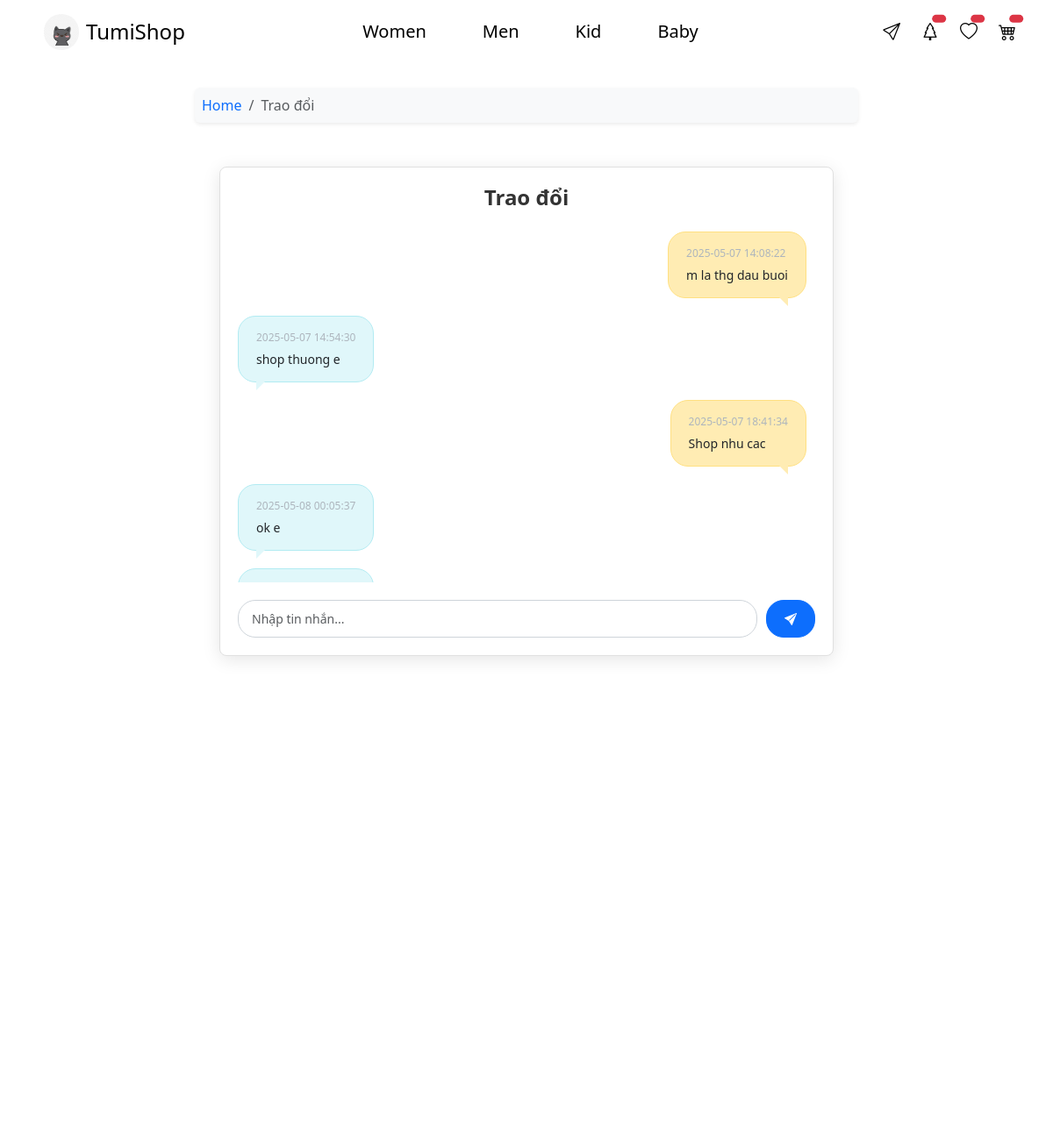
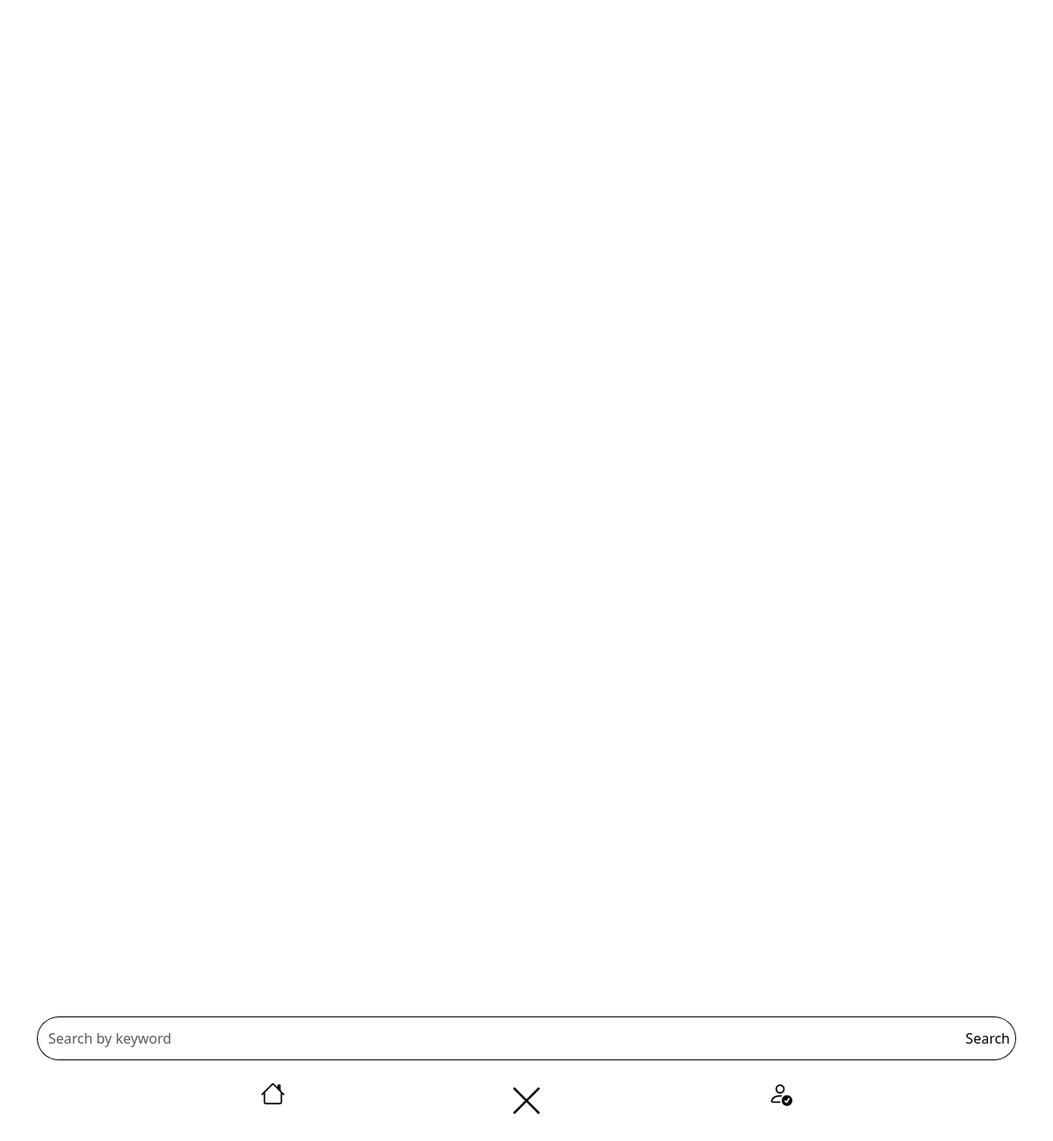
Page /index.php?page=tinnhanpage (signed in) on the committed database (2 pictures, top to bottom).
### tables this page shows
CREATE TABLE `phanloai` (
  `id_phanloai` int(11) NOT NULL,
  `name_phanloai` varchar(10) NOT NULL
);

CREATE TABLE `tinnhan` (
  `id` int(11) NOT NULL,
  `id_user` int(10) NOT NULL,
  `content` text NOT NULL,
  `created_at` datetime NOT NULL,
  `trangthai` tinyint(1) DEFAULT 0,
  `admin` int(11) NOT NULL
);

### dao/pdo.php (called while the page is built, shortened)
<?php
function pdo_get_connection(){
    $dburl = "mysql:host=localhost;dbname=tumiProject;charset=utf8";
    $username = 'root';
    $password = '';
    $conn = new PDO($dburl, $username, $password);
    $conn->setAttribute(PDO::ATTR_ERRMODE, PDO::ERRMODE_EXCEPTION);
    return $conn;
}
function pdo_query($sql){
    $sql_args = array_slice(func_get_args(), 1);
    try{
        $conn = pdo_get_connection();
        $stmt = $conn->prepare($sql);
        $stmt->execute($sql_args);
        $rows = $stmt->fetchAll();
        return $rows;
    }
    catch(PDOException $e){
        throw $e;
    }
    finally{
        unset($conn);
    }
}

### dao/danhmuc.php (called while the page is built, shortened)
<?php
require_once 'pdo.php';
function get_phanploai(){
    $sql = "SELECT *
            from phanloai
            -- join danhmuc
            -- on phanloai.id_phanloai = danhmuc.id_phanloai
            -- where id_phanloai !=0;
            ";
    return pdo_query($sql);
}

### dao/tinnhan.php (called while the page is built, shortened)
<?php
require_once 'pdo.php';
  function message_select_by_id($id_user, $id_admin){
      $sql = "SELECT *
      FROM tinnhan
      WHERE (id_user = ? AND admin = 83)
         OR (id_user = 83 AND admin = ?)
      ORDER BY created_at ASC;";
      return pdo_query($sql, $id_user, $id_admin);
  }
?>

### view/tinnhan.php (the view, shortened to what this page needs)
<?php
$html_tinnhan = '';
foreach ($allMessage as $eachMessage) {
    extract($eachMessage);
    if ($id_user != $_SESSION['session_user']['id_user']) {
        $html_tinnhan .= '
        <div class="chat-bubble customer">
            <div class="timestamp">
                ' . $created_at . '
            </div>
            <div>
                ' . $content . '
            </div>
        </div>
        ';
    } else {
        $html_tinnhan .= '
        <div class="chat-bubble admin">
            <div class="timestamp">
                ' . $created_at . '
            </div>
            <div>
                ' . $content . '
            </div>
        </div>
        ';
    }
}
if ($id_user == $_SESSION['session_user']['id_user']){
  if ($trangthai == 1){
    $html_tinnhan .= '
      <div class="d-flex" style="flex-direction: row; gap: 2px; justify-content: end">
        <i class="bi bi-eye" style="font-size: 14px"></i>
        <span class="timestamp">Đã xem</span>
      </div>
    ';
  }else{
    $html_tinnhan .= '
      <div class="d-flex" style="flex-direction: row; gap: 2px; justify-content: end">
        <i class="bi bi-check-all" style="font-size: 14px"></i>
        <span class="timestamp">Đã nhận</span>
      </div>
    ';
  }
}
  $html_breadcrumb = '';
  $html_breadcrumb .='<li class="breadcrumb-item"><a href="index.php">Home</a></li>
                      <li class="breadcrumb-item active" aria-current="page">Trao đổi</li>
                      ';
?>
<nav class="container" aria-label="breadcrumb" style=" margin-top: 100px; z-index: 1030;">
  <ol class="breadcrumb bg-light p-2 rounded shadow-sm">
    <?=$html_breadcrumb;?>
  </ol>
</nav>
<div class="chat-container">
  <h4 class="text-center mb-4">Trao đổi</h4>
  <div class="chat-messages">
    <?=$html_tinnhan;?>
  </div>
  <form action="index.php?page=tinnhan" method="post" id="messageForm">
  <div class="chat-input-container">
    <input type="text" class="form-control" placeholder="Nhập tin nhắn..." name="content" id="contentInput">
    <button class="btn btn-primary" name="tinnhan" type="submit">
      <i class="bi bi-send-fill text-white"></i>
    </button>
  </div>
</form>
</div>

### view/header1.php (shortened to what this page needs)
<?php
  $html_phanloai = '';
  foreach ($phanloai as $pl) {
    extract($pl);
    $html_phanloai .='
                      <li class="nav-item">
                      <a href="index.php?page='.$name_phanloai.'" class="nav-link"><span style="text-transform:capitalize;">'.$name_phanloai.'</span></a>
                      </li>
                    ';
  }
?>
<!DOCTYPE html>
<html lang="en">
<head>
  <link rel="stylesheet" href="https://cdn.jsdelivr.net/npm/swiper@11/swiper-bundle.min.css" />
  <link rel="stylesheet" href="layout/css/home1.css">
  <link href="https://cdn.jsdelivr.net/npm/bootstrap@5.3.3/dist/css/bootstrap.min.css" rel="stylesheet">
  <link rel="stylesheet" href="https://cdn.jsdelivr.net/npm/bootstrap-icons@1.11.3/font/bootstrap-icons.min.css">
  <link rel="stylesheet" href="https://cdn.datatables.net/1.13.4/css/jquery.dataTables.min.css">
  <link href="https://unpkg.com/aos@2.3.1/dist/aos.css" rel="stylesheet">
</head>
<body style="width: 65%; margin: 0 auto">
  <div class="container-fluid" style="margin-bottom: 100px;">
    <div class="container">
      <nav class="navbar fixed-top navbar-expand-lg" style="background: white;">
        <div class="container">
          <a class="navbar-brand d-flex justify-content-center align-items-center p-2 m-0 gap-2" href="index.php">
            <img src="layout/images/logo/cute.jpg" alt="Logo" style="width: 40px;" class="rounded-pill">
            <h4 class="logo-text m-0">TumiShop</h4>
          </a>
          <div class="offcanvas offcanvas-start" tabindex="-1" id="offcanvasNavbar" aria-labelledby="offcanvasNavbarLabel">
            <div class="offcanvas-body d-flex justify-content-sm-center align-items-center flex-column flex-lg-row">
              <ul class="navbar-nav justify-content-center flex-grow-1 pe-3 align-items-center align-items-sm-center gap-5" >
              <?=$html_phanloai;?>
              </ul>
              <div class="d-flex gap-4 ">
                <a href="index.php?page=tinnhanpage" class="position-relative">
                  <i class="bi bi-send fs-5"></i>
                </a>
                <a href="index.php?page=chuyenkhoan" class="position-relative button">
                  <i class="bi bi-tree fs-5"></i>
                  <span id="donhang-badge" class="position-absolute top-0 start-100 translate-middle badge rounded-pill bg-danger">
                  </span>
                </a>
                <a href="index.php?page=viewlike" class="position-relative button">
                  <i class="bi bi-heart fs-5"></i>
                  <span id="yeuthich-badge" class="position-absolute top-0 start-100 translate-middle badge rounded-pill bg-danger">
                  </span>
                </a>
                <?php
                  if (isset($_SESSION['session_user']) && count($_SESSION['session_user']) > 0 && $_SESSION['session_user']['role'] ==0) {
                    echo '
                          <a href="index.php?page=viewcart" class="position-relative button">
                            <i class="bi bi-cart4 fs-5"></i>
                            <span id="giohang-badge" class="position-absolute top-0 start-100 translate-middle badge rounded-pill bg-danger">
                              '.$_SESSION['tongmon'].'
                            </span>
                          </a>
                        ';
                  }
                ?>
              </div>
            </div>
          </div>
        </div>
      </nav>
    </div>
  </div>

### layout/css/home1.css (style rules this page uses)
html, body { position: relative; height: 100%; }
body { font-family: Helvetica Neue, Helvetica, Arial, sans-serif; font-size: 14px; color: #000; margin: 0; padding: 0; }
.bi,.logo-text { color: black; }
.nav-link { color: black !important; font-size: 20px !important; text-decoration: none; position: relative; display: inline-block; transition: color 0.3s ease-in-out; }
.nav-link::after { content: ""; position: absolute; width: 0; height: 3px; bottom: 0; left: 0; background-color: white; transition: width 0.3s ease-in-out; }

### view/tinnhan.php (style rules this page uses)
.chat-container { max-width: 700px; margin: 50px auto; background: #ffffff; border-radius: 8px; padding: 20px; box-shadow: 0 4px 20px rgba(0, 0, 0, 0.1); border: 1px solid #e0e0e0; }
.chat-container h4 { font-weight: bold; color: #333333; font-size: 24px; }
.timestamp { font-size: 12px; color: #adb5bd; display: block; margin-bottom: 5px; }
.chat-bubble { padding: 15px 20px; border-radius: 20px; margin-bottom: 10px; max-width: 75%; word-wrap: break-word; font-size: 14px; position: relative; }
.chat-bubble::after { content: ''; position: absolute; border-style: solid; display: block; width: 0; }
.chat-bubble.customer { background-color: #e0f7fa; align-self: flex-start; border: 1px solid #b2ebf2; }
.chat-bubble.customer::after { border-width: 10px 10px 0 0; border-color: #e0f7fa transparent transparent transparent; bottom: -10px; left: 20px; }
.chat-bubble.admin { background-color: #ffecb3; align-self: flex-end; border: 1px solid #ffe082; }
.chat-bubble.admin::after { border-width: 10px 0 0 10px; border-color: #ffecb3 transparent transparent transparent; bottom: -10px; right: 20px; }
.chat-messages { display: flex; flex-direction: column; gap: 10px; margin-bottom: 20px; height: 400px; overflow-y: auto; padding-right: 10px; scrollbar-width: thin; scrollbar-color: #adb5bd #f1f1f1; }
.chat-input-container { display: flex; gap: 10px; }
.chat-input-container input { flex-grow: 1; border: 1px solid #ced4da; border-radius: 20px; padding: 10px 15px; font-size: 14px; }
.chat-input-container button { padding: 10px 20px; border-radius: 20px; font-size: 14px; font-weight: bold; }
a { text-decoration: none; }

### rows in the picture
phanloai: name_phanloai "Women"
phanloai: name_phanloai "Men"
phanloai: name_phanloai "Kid"
phanloai: name_phanloai "Baby"
tinnhan: created_at "2025-05-07 14:08:22", content "m la thg dau buoi"
tinnhan: created_at "2025-05-07 14:54:30", content "shop thuong e"
tinnhan: created_at "2025-05-07 18:41:34", content "Shop nhu cac"
tinnhan: created_at "2025-05-08 00:05:37", content "ok e"
